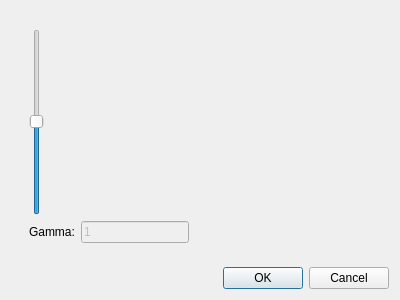
<?xml version="1.0" encoding="UTF-8"?>
<ui version="4.0">
 <class>DlgGamma</class>
 <widget class="QDialog" name="DlgGamma">
  <property name="geometry">
   <rect>
    <x>0</x>
    <y>0</y>
    <width>400</width>
    <height>300</height>
   </rect>
  </property>
  <property name="windowTitle">
   <string>Dialog</string>
  </property>
  <layout class="QVBoxLayout" name="verticalLayout">
   <item>
    <widget class="QWidget" name="widget" native="true">
     <layout class="QHBoxLayout" name="horizontalLayout">
      <item>
       <widget class="QWidget" name="widget_3" native="true">
        <property name="sizePolicy">
         <sizepolicy hsizetype="Minimum" vsizetype="Preferred">
          <horstretch>0</horstretch>
          <verstretch>0</verstretch>
         </sizepolicy>
        </property>
        <layout class="QHBoxLayout" name="horizontalLayout_3">
         <item>
          <layout class="QVBoxLayout" name="verticalLayout_2">
           <item>
            <widget class="QSlider" name="spnGamma">
             <property name="maximum">
              <number>511</number>
             </property>
             <property name="value">
              <number>257</number>
             </property>
             <property name="orientation">
              <enum>Qt::Vertical</enum>
             </property>
            </widget>
           </item>
           <item>
            <layout class="QHBoxLayout" name="horizontalLayout_2">
             <item>
              <widget class="QLabel" name="label">
               <property name="text">
                <string>Gamma:</string>
               </property>
              </widget>
             </item>
             <item>
              <widget class="QLineEdit" name="tfGamma">
               <property name="enabled">
                <bool>false</bool>
               </property>
               <property name="sizePolicy">
                <sizepolicy hsizetype="Minimum" vsizetype="Fixed">
                 <horstretch>0</horstretch>
                 <verstretch>0</verstretch>
                </sizepolicy>
               </property>
               <property name="text">
                <string>1</string>
               </property>
               <property name="maxLength">
                <number>50</number>
               </property>
              </widget>
             </item>
            </layout>
           </item>
          </layout>
         </item>
        </layout>
       </widget>
      </item>
      <item>
       <widget class="QCustomPlot" name="graphGamma" native="true">
        <property name="sizePolicy">
         <sizepolicy hsizetype="Expanding" vsizetype="Preferred">
          <horstretch>0</horstretch>
          <verstretch>0</verstretch>
         </sizepolicy>
        </property>
       </widget>
      </item>
     </layout>
    </widget>
   </item>
   <item>
    <widget class="QDialogButtonBox" name="buttonBox">
     <property name="orientation">
      <enum>Qt::Horizontal</enum>
     </property>
     <property name="standardButtons">
      <set>QDialogButtonBox::Cancel|QDialogButtonBox::Ok</set>
     </property>
    </widget>
   </item>
  </layout>
 </widget>
 <customwidgets>
  <customwidget>
   <class>QCustomPlot</class>
   <extends>QWidget</extends>
   <header>qcustomplot.h</header>
   <container>1</container>
  </customwidget>
 </customwidgets>
 <resources/>
 <connections>
  <connection>
   <sender>buttonBox</sender>
   <signal>accepted()</signal>
   <receiver>DlgGamma</receiver>
   <slot>accept()</slot>
   <hints>
    <hint type="sourcelabel">
     <x>248</x>
     <y>254</y>
    </hint>
    <hint type="destinationlabel">
     <x>157</x>
     <y>274</y>
    </hint>
   </hints>
  </connection>
  <connection>
   <sender>buttonBox</sender>
   <signal>rejected()</signal>
   <receiver>DlgGamma</receiver>
   <slot>reject()</slot>
   <hints>
    <hint type="sourcelabel">
     <x>316</x>
     <y>260</y>
    </hint>
    <hint type="destinationlabel">
     <x>286</x>
     <y>274</y>
    </hint>
   </hints>
  </connection>
 </connections>
</ui>
